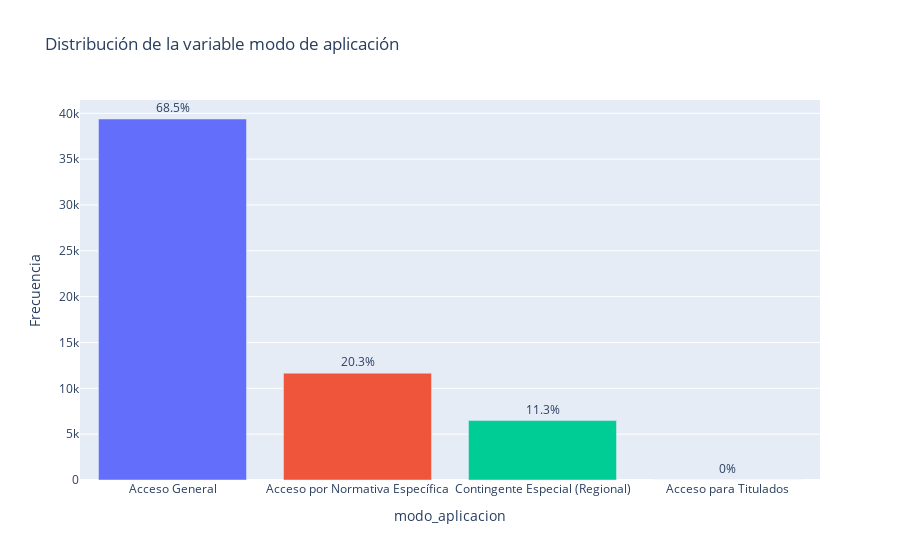

Notebook cell for this chart:
### Code cell
plot_distribution(df, 'modo_aplicacion', 'Distribución de la variable modo de aplicación')

### Figure 1 — Plotly figure (JSON) as saved in the notebook; plotly's stock layout.template omitted (floating-point values rounded to 4 significant figures)
{"data": [{"hovertemplate": "modo_aplicacion=%{x}<br>Frecuencia=%{y}<br>percentage=%{text}<extra></extra>", "legendgroup": "Acceso General", "marker": {"color": "#636efa", "pattern": {"shape": ""}}, "name": "Acceso General", "orientation": "v", "showlegend": true, "text": [68.5], "textposition": "outside", "texttemplate": "%{text}%", "type": "bar", "x": ["Acceso General"], "xaxis": "x", "y": [39378], "yaxis": "y"}, {"hovertemplate": "modo_aplicacion=%{x}<br>Frecuencia=%{y}<br>percentage=%{text}<extra></extra>", "legendgroup": "Acceso por Normativa Específica", "marker": {"color": "#EF553B", "pattern": {"shape": ""}}, "name": "Acceso por Normativa Específica", "orientation": "v", "showlegend": true, "text": [20.3], "textposition": "outside", "texttemplate": "%{text}%", "type": "bar", "x": ["Acceso por Normativa Específica"], "xaxis": "x", "y": [11650], "yaxis": "y"}, {"hovertemplate": "modo_aplicacion=%{x}<br>Frecuencia=%{y}<br>percentage=%{text}<extra></extra>", "legendgroup": "Contingente Especial (Regional)", "marker": {"color": "#00cc96", "pattern": {"shape": ""}}, "name": "Contingente Especial (Regional)", "orientation": "v", "showlegend": true, "text": [11.3], "textposition": "outside", "texttemplate": "%{text}%", "type": "bar", "x": ["Contingente Especial (Regional)"], "xaxis": "x", "y": [6481], "yaxis": "y"}, {"hovertemplate": "modo_aplicacion=%{x}<br>Frecuencia=%{y}<br>percentage=%{text}<extra></extra>", "legendgroup": "Acceso para Titulados", "marker": {"color": "#ab63fa", "pattern": {"shape": ""}}, "name": "Acceso para Titulados", "orientation": "v", "showlegend": true, "text": [0.0], "textposition": "outside", "texttemplate": "%{text}%", "type": "bar", "x": ["Acceso para Titulados"], "xaxis": "x", "y": [1], "yaxis": "y"}], "layout": {"barmode": "relative", "legend": {"title": {"text": "modo_aplicacion"}, "tracegroupgap": 0}, "showlegend": false, "title": {"text": "Distribución de la variable modo de aplicación"}, "xaxis": {"anchor": "y", "categoryarray": ["Acceso General", "Acceso por Normativa Específica", "Contingente Especial (Regional)", "Acceso para Titulados"], "categoryorder": "array", "domain": [0, 1], "title": {"text": "modo_aplicacion"}}, "yaxis": {"anchor": "x", "domain": [0, 1], "title": {"text": "Frecuencia"}}}}
